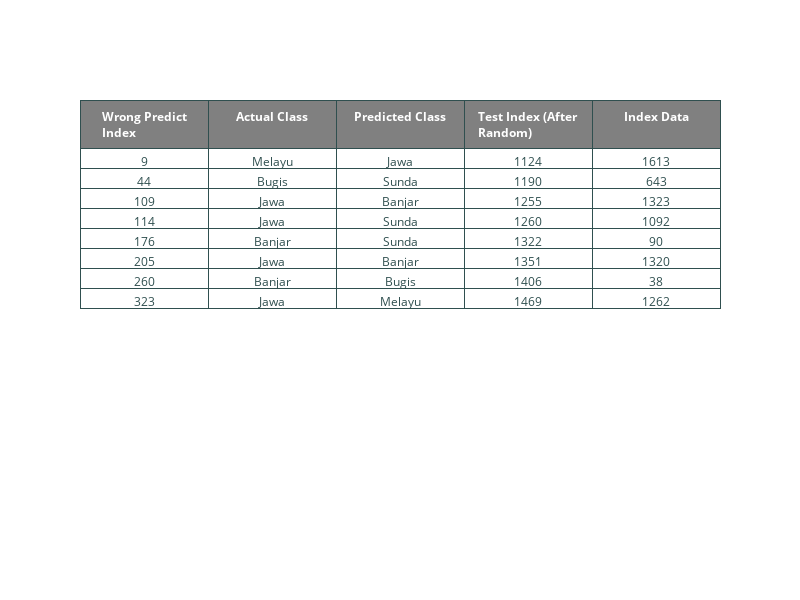

The notebook cell saved with this chart:
### Code cell
fig = go.Figure(data=[go.Table(header=dict(values=['<b>Wrong Predict Index</b>','<b>Actual Class</b>','<b>Predicted Class</b>'
    ,'<b>Test Index (After Random)</b>','<b>Index Data</b>'],
    line_color='darkslategray',fill_color='grey',align='center',font=dict(color='white', size=12)),
  cells=dict(values=[idv2,act2,prd2,dt_idx2,data_act2],line_color='darkslategray',
    # 2-D list of colors for alternating rows
    fill_color = [['white']*5],align = ['center'],font = dict(color = 'darkslategray', size = 12)))])
fig.update_layout(width=800, height=600)
fig.show()

### Figure 1 — Plotly figure (JSON) as saved in the notebook; plotly's stock layout.template omitted (floating-point values rounded to 4 significant figures)
{"data": [{"cells": {"align": ["center"], "fill": {"color": [["white", "white", "white", "white", "white"]]}, "font": {"color": "darkslategray", "size": 12}, "line": {"color": "darkslategray"}, "values": [[9, 44, 109, 114, 176, 205, 260, 323], ["Melayu", "Bugis", "Jawa", "Jawa", "Banjar", "Jawa", "Banjar", "Jawa"], ["Jawa", "Sunda", "Banjar", "Sunda", "Sunda", "Banjar", "Bugis", "Melayu"], [1124, 1190, 1255, 1260, 1322, 1351, 1406, 1469], [1613, 643, 1323, 1092, 90, 1320, 38, 1262]]}, "header": {"align": "center", "fill": {"color": "grey"}, "font": {"color": "white", "size": 12}, "line": {"color": "darkslategray"}, "values": ["<b>Wrong Predict Index</b>", "<b>Actual Class</b>", "<b>Predicted Class</b>", "<b>Test Index (After Random)</b>", "<b>Index Data</b>"]}, "type": "table"}], "layout": {"height": 600, "width": 800}}
